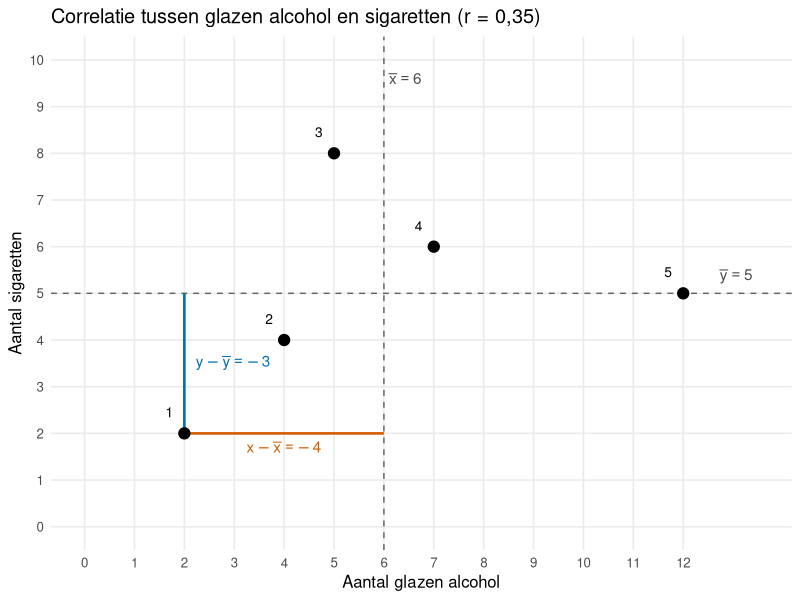

R code for this plot:
# Voorbeeldfiguur: correlatie tussen alcohol- en sigarettengebruik op een uitgaansdag
# Vijf fictieve respondenten; r ≈ 0,35

library(ggplot2)

# Data -------------------------------------------------------------------
drugs <- data.frame(
  respondent                  = 1:5,
  glazen_alcohol_uitgaansdag  = c(2, 4, 5, 7, 12),
  sigaretten_uitgaansdag      = c(2, 4, 8, 6, 5)
)

gem_x <- mean(drugs$glazen_alcohol_uitgaansdag)   # 6
gem_y <- mean(drugs$sigaretten_uitgaansdag)       # 5
r     <- cor(drugs$glazen_alcohol_uitgaansdag, drugs$sigaretten_uitgaansdag)

# Stappen van de berekening (handig voor in de tekst)
drugs |>
  transform(
    afw_x    = glazen_alcohol_uitgaansdag - gem_x,
    afw_y    = sigaretten_uitgaansdag - gem_y
  ) |>
  transform(product = afw_x * afw_y) |>
  print()
cat("r =", round(r, 2), "\n")

# Uitgelicht datapunt ----------------------------------------------------
punt <- drugs[drugs$respondent == 1, ]
px <- punt$glazen_alcohol_uitgaansdag
py <- punt$sigaretten_uitgaansdag

# Figuur -----------------------------------------------------------------
fig <- ggplot(drugs, aes(glazen_alcohol_uitgaansdag, sigaretten_uitgaansdag)) +
  # gemiddelden
  geom_vline(xintercept = gem_x, linetype = "dashed", colour = "grey40") +
  geom_hline(yintercept = gem_y, linetype = "dashed", colour = "grey40") +
  annotate("text", x = gem_x, y = 9.6, label = paste0("bar(x) == ", gem_x),
           parse = TRUE, hjust = -0.15, colour = "grey30") +
  annotate("text", x = 13.4, y = gem_y, label = paste0("bar(y) == ", gem_y),
           parse = TRUE, vjust = -0.6, hjust = 1, colour = "grey30") +
  # afstand tot gemiddelde x (horizontaal) en tot gemiddelde y (verticaal)
  annotate("segment", x = px, xend = gem_x, y = py, yend = py,
           colour = "#D55E00", linewidth = 0.9) +
  annotate("segment", x = px, xend = px, y = py, yend = gem_y,
           colour = "#0072B2", linewidth = 0.9) +
  annotate("text", x = (px + gem_x) / 2, y = py, vjust = 1.6, colour = "#D55E00",
           label = paste0("x - bar(x) == ", px - gem_x), parse = TRUE) +
  annotate("text", x = px, y = (py + gem_y) / 2, hjust = -0.15, colour = "#0072B2",
           label = paste0("y - bar(y) == ", py - gem_y), parse = TRUE) +
  # datapunten
  geom_point(size = 3.5) +
  geom_text(aes(label = respondent), nudge_x = -0.3, nudge_y = 0.45, size = 3.5) +
  scale_x_continuous(limits = c(0, 13.5), breaks = seq(0, 12, 1)) +
  scale_y_continuous(limits = c(0, 10), breaks = seq(0, 10, 1)) +
  labs(
    x = "Aantal glazen alcohol",
    y = "Aantal sigaretten",
    title = paste0("Correlatie tussen glazen alcohol en sigaretten (r = ",
                   format(round(r, 2), decimal.mark = ","), ")")
  ) +
  theme_minimal(base_size = 12) +
  theme(panel.grid.minor = element_blank())

# standaarddeviaties
sd(drugs$glazen_alcohol_uitgaansdag)
sd(drugs$sigaretten_uitgaansdag)

# Opslaan ----------------------------------------------------------------
dir.create("afbeeldingen", showWarnings = FALSE)
ggsave("afbeeldingen/correlatie_alcohol_sigaretten.png", fig,
       width = 7, height = 5, dpi = 300, bg = "white")
